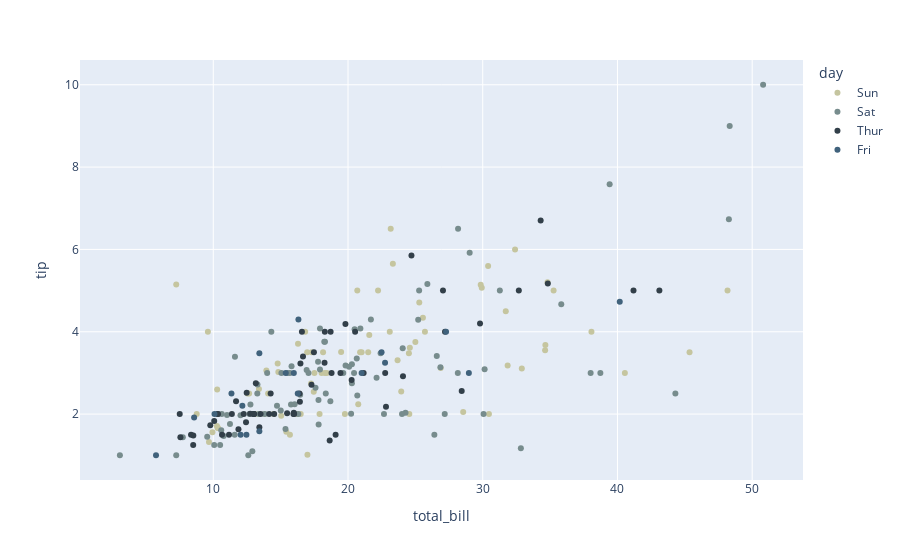

Here is the notebook cell this chart was saved with:
### Code cell
# discrete color map - apply colormap to `color_discrete_sequence`
fig = px.scatter(tips, x="total_bill", y="tip", color="day", color_discrete_sequence=vangogh_px)
fig.show()
